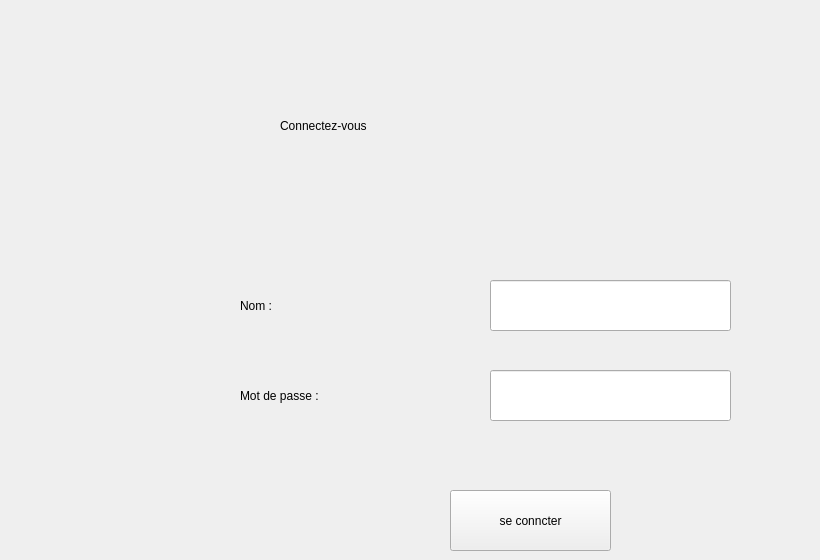
    <widget class="QWidget" name="login">
     <widget class="QLabel" name="label">
      <property name="geometry">
       <rect>
        <x>280</x>
        <y>70</y>
        <width>531</width>
        <height>111</height>
       </rect>
      </property>
      <property name="styleSheet">
       <string notr="true">font: 24pt &quot;ROG Fonts&quot;;</string>
      </property>
      <property name="text">
       <string>Connectez-vous</string>
      </property>
     </widget>
     <widget class="QLineEdit" name="lineEdit">
      <property name="geometry">
       <rect>
        <x>490</x>
        <y>280</y>
        <width>241</width>
        <height>51</height>
       </rect>
      </property>
     </widget>
     <widget class="QLabel" name="label_2">
      <property name="geometry">
       <rect>
        <x>240</x>
        <y>290</y>
        <width>101</width>
        <height>31</height>
       </rect>
      </property>
      <property name="styleSheet">
       <string notr="true">font: 75 16pt &quot;MS Shell Dlg 2&quot;;</string>
      </property>
      <property name="text">
       <string>Nom :</string>
      </property>
     </widget>
     <widget class="QPushButton" name="pushButton">
      <property name="geometry">
       <rect>
        <x>450</x>
        <y>490</y>
        <width>161</width>
        <height>61</height>
       </rect>
      </property>
      <property name="text">
       <string>se conncter</string>
      </property>
     </widget>
     <widget class="QLabel" name="label_3">
      <property name="geometry">
       <rect>
        <x>240</x>
        <y>380</y>
        <width>181</width>
        <height>31</height>
       </rect>
      </property>
      <property name="styleSheet">
       <string notr="true">font: 75 16pt &quot;MS Shell Dlg 2&quot;;</string>
      </property>
      <property name="text">
       <string>Mot de passe :</string>
      </property>
     </widget>
     <widget class="QLineEdit" name="lineEdit_2">
      <property name="geometry">
       <rect>
        <x>490</x>
        <y>370</y>
        <width>241</width>
        <height>51</height>
       </rect>
      </property>
     </widget>
    </widget>
